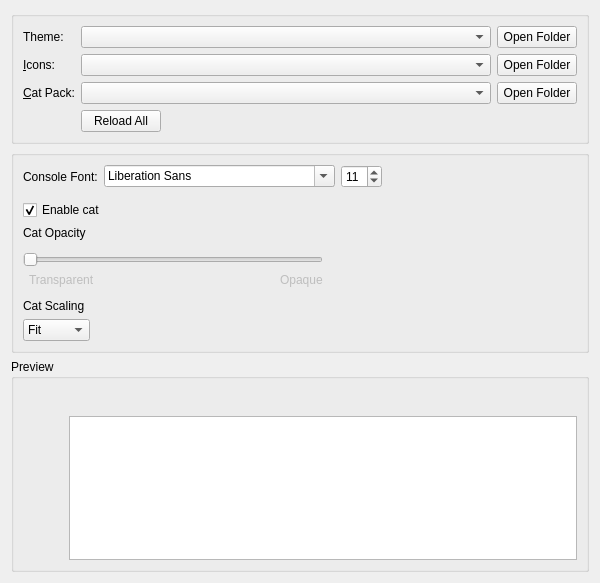
<?xml version="1.0" encoding="UTF-8"?>
<ui version="4.0">
 <class>AppearanceWidget</class>
 <widget class="QWidget" name="AppearanceWidget">
  <property name="geometry">
   <rect>
    <x>0</x>
    <y>0</y>
    <width>600</width>
    <height>583</height>
   </rect>
  </property>
  <property name="minimumSize">
   <size>
    <width>300</width>
    <height>0</height>
   </size>
  </property>
  <layout class="QVBoxLayout" name="verticalLayout" stretch="0,0,0">
   <item>
    <widget class="QGroupBox" name="themingBox">
     <property name="title">
      <string/>
     </property>
     <property name="flat">
      <bool>false</bool>
     </property>
     <layout class="QVBoxLayout" name="verticalLayout_2">
      <item>
       <layout class="QGridLayout" name="gridLayout">
        <item row="2" column="3">
         <widget class="QPushButton" name="catPackFolder">
          <property name="toolTip">
           <string>View cat packs folder.</string>
          </property>
          <property name="text">
           <string>Open Folder</string>
          </property>
         </widget>
        </item>
        <item row="0" column="3">
         <widget class="QPushButton" name="widgetStyleFolder">
          <property name="toolTip">
           <string>View widget themes folder.</string>
          </property>
          <property name="text">
           <string>Open Folder</string>
          </property>
         </widget>
        </item>
        <item row="1" column="3">
         <widget class="QPushButton" name="iconsFolder">
          <property name="toolTip">
           <string>View icon themes folder.</string>
          </property>
          <property name="text">
           <string>Open Folder</string>
          </property>
         </widget>
        </item>
        <item row="2" column="0">
         <widget class="QLabel" name="catPackLabel">
          <property name="text">
           <string>&amp;Cat Pack:</string>
          </property>
          <property name="buddy">
           <cstring>catPackComboBox</cstring>
          </property>
         </widget>
        </item>
        <item row="2" column="2">
         <widget class="QComboBox" name="catPackComboBox"/>
        </item>
        <item row="1" column="2">
         <widget class="QComboBox" name="iconsComboBox">
          <property name="sizePolicy">
           <sizepolicy hsizetype="Expanding" vsizetype="Fixed">
            <horstretch>0</horstretch>
            <verstretch>0</verstretch>
           </sizepolicy>
          </property>
          <property name="focusPolicy">
           <enum>Qt::FocusPolicy::StrongFocus</enum>
          </property>
         </widget>
        </item>
        <item row="0" column="2">
         <widget class="QComboBox" name="widgetStyleComboBox">
          <property name="sizePolicy">
           <sizepolicy hsizetype="Expanding" vsizetype="Fixed">
            <horstretch>0</horstretch>
            <verstretch>0</verstretch>
           </sizepolicy>
          </property>
          <property name="focusPolicy">
           <enum>Qt::FocusPolicy::StrongFocus</enum>
          </property>
         </widget>
        </item>
        <item row="3" column="2">
         <widget class="QPushButton" name="reloadThemesButton">
          <property name="sizePolicy">
           <sizepolicy hsizetype="Maximum" vsizetype="Fixed">
            <horstretch>0</horstretch>
            <verstretch>0</verstretch>
           </sizepolicy>
          </property>
          <property name="text">
           <string>Reload All</string>
          </property>
         </widget>
        </item>
        <item row="0" column="0">
         <widget class="QLabel" name="widgetStyleLabel">
          <property name="text">
           <string>Theme:</string>
          </property>
          <property name="buddy">
           <cstring>widgetStyleComboBox</cstring>
          </property>
         </widget>
        </item>
        <item row="1" column="0">
         <widget class="QLabel" name="iconsLabel">
          <property name="text">
           <string>&amp;Icons:</string>
          </property>
          <property name="buddy">
           <cstring>iconsComboBox</cstring>
          </property>
         </widget>
        </item>
       </layout>
      </item>
     </layout>
    </widget>
   </item>
   <item>
    <widget class="QGroupBox" name="settingsBox">
     <property name="title">
      <string/>
     </property>
     <layout class="QVBoxLayout" name="verticalLayout_5">
      <item>
       <layout class="QHBoxLayout" name="horizontalLayout_5">
        <item>
         <widget class="QLabel" name="label">
          <property name="text">
           <string>Console Font:</string>
          </property>
         </widget>
        </item>
        <item>
         <widget class="QFontComboBox" name="consoleFont"/>
        </item>
        <item>
         <widget class="QSpinBox" name="fontSizeBox">
          <property name="sizePolicy">
           <sizepolicy hsizetype="Maximum" vsizetype="Fixed">
            <horstretch>0</horstretch>
            <verstretch>0</verstretch>
           </sizepolicy>
          </property>
          <property name="minimum">
           <number>5</number>
          </property>
          <property name="maximum">
           <number>16</number>
          </property>
          <property name="value">
           <number>11</number>
          </property>
         </widget>
        </item>
        <item>
         <spacer name="horizontalSpacer_2">
          <property name="orientation">
           <enum>Qt::Orientation::Horizontal</enum>
          </property>
          <property name="sizeHint" stdset="0">
           <size>
            <width>0</width>
            <height>0</height>
           </size>
          </property>
         </spacer>
        </item>
       </layout>
      </item>
      <item>
       <spacer name="verticalSpacer_2">
        <property name="orientation">
         <enum>Qt::Orientation::Vertical</enum>
        </property>
        <property name="sizeType">
         <enum>QSizePolicy::Policy::Fixed</enum>
        </property>
        <property name="sizeHint" stdset="0">
         <size>
          <width>0</width>
          <height>6</height>
         </size>
        </property>
       </spacer>
      </item>
      <item>
       <widget class="QCheckBox" name="enableCatCheckBox">
        <property name="text">
         <string>Enable cat</string>
        </property>
        <property name="checked">
         <bool>true</bool>
        </property>
       </widget>
      </item>
      <item>
       <widget class="QLabel" name="catOpacityLabel">
        <property name="text">
         <string>Cat Opacity</string>
        </property>
       </widget>
      </item>
      <item>
       <widget class="QWidget" name="widget_2" native="true">
        <property name="maximumSize">
         <size>
          <width>300</width>
          <height>16777215</height>
         </size>
        </property>
        <layout class="QHBoxLayout" name="horizontalLayout_2">
         <property name="leftMargin">
          <number>0</number>
         </property>
         <property name="topMargin">
          <number>0</number>
         </property>
         <property name="rightMargin">
          <number>0</number>
         </property>
         <property name="bottomMargin">
          <number>0</number>
         </property>
        </layout>
       </widget>
      </item>
      <item>
       <widget class="QWidget" name="catOpacityWidget" native="true">
        <property name="maximumSize">
         <size>
          <width>300</width>
          <height>16777215</height>
         </size>
        </property>
        <layout class="QGridLayout" name="gridLayout_4">
         <property name="leftMargin">
          <number>0</number>
         </property>
         <property name="topMargin">
          <number>0</number>
         </property>
         <property name="rightMargin">
          <number>0</number>
         </property>
         <property name="bottomMargin">
          <number>0</number>
         </property>
         <item row="3" column="3">
          <widget class="QLabel" name="label_5">
           <property name="enabled">
            <bool>false</bool>
           </property>
           <property name="text">
            <string>Opaque</string>
           </property>
          </widget>
         </item>
         <item row="3" column="2">
          <spacer name="horizontalSpacer_4">
           <property name="orientation">
            <enum>Qt::Orientation::Horizontal</enum>
           </property>
           <property name="sizeHint" stdset="0">
            <size>
             <width>0</width>
             <height>0</height>
            </size>
           </property>
          </spacer>
         </item>
         <item row="3" column="1">
          <widget class="QLabel" name="label_4">
           <property name="enabled">
            <bool>false</bool>
           </property>
           <property name="text">
            <string>Transparent</string>
           </property>
          </widget>
         </item>
         <item row="2" column="0" colspan="4">
          <widget class="QSlider" name="catOpacitySlider">
           <property name="minimumSize">
            <size>
             <width>0</width>
             <height>0</height>
            </size>
           </property>
           <property name="maximum">
            <number>100</number>
           </property>
           <property name="orientation">
            <enum>Qt::Orientation::Horizontal</enum>
           </property>
          </widget>
         </item>
        </layout>
       </widget>
      </item>
      <item>
       <spacer name="verticalSpacer">
        <property name="orientation">
         <enum>Qt::Orientation::Vertical</enum>
        </property>
        <property name="sizeType">
         <enum>QSizePolicy::Policy::Fixed</enum>
        </property>
        <property name="sizeHint" stdset="0">
         <size>
          <width>0</width>
          <height>6</height>
         </size>
        </property>
       </spacer>
      </item>
      <item>
       <widget class="QLabel" name="catFitLabel">
        <property name="sizePolicy">
         <sizepolicy hsizetype="Maximum" vsizetype="Fixed">
          <horstretch>0</horstretch>
          <verstretch>0</verstretch>
         </sizepolicy>
        </property>
        <property name="text">
         <string>Cat Scaling</string>
        </property>
       </widget>
      </item>
      <item>
       <widget class="QComboBox" name="catFitComboBox">
        <property name="sizePolicy">
         <sizepolicy hsizetype="Maximum" vsizetype="Fixed">
          <horstretch>0</horstretch>
          <verstretch>0</verstretch>
         </sizepolicy>
        </property>
        <property name="sizeHint" stdset="0">
         <size>
          <width>81</width>
          <height>32</height>
         </size>
        </property>
        <property name="currentIndex">
         <number>0</number>
        </property>
        <item>
         <property name="text">
          <string>Fit</string>
         </property>
        </item>
        <item>
         <property name="text">
          <string>Fill</string>
         </property>
        </item>
        <item>
         <property name="text">
          <string>Stretch</string>
         </property>
        </item>
       </widget>
      </item>
     </layout>
    </widget>
   </item>
   <item>
    <widget class="QGroupBox" name="previewBox">
     <property name="title">
      <string>Preview</string>
     </property>
     <layout class="QVBoxLayout" name="verticalLayout_3">
      <item>
       <layout class="QHBoxLayout" name="horizontalLayout_3">
        <item>
         <widget class="QPushButton" name="catPreview">
          <property name="sizePolicy">
           <sizepolicy hsizetype="Fixed" vsizetype="Minimum">
            <horstretch>0</horstretch>
            <verstretch>0</verstretch>
           </sizepolicy>
          </property>
          <property name="focusPolicy">
           <enum>Qt::FocusPolicy::NoFocus</enum>
          </property>
          <property name="text">
           <string/>
          </property>
          <property name="iconSize">
           <size>
            <width>64</width>
            <height>128</height>
           </size>
          </property>
          <property name="flat">
           <bool>true</bool>
          </property>
         </widget>
        </item>
        <item>
         <layout class="QVBoxLayout" name="verticalLayout_4">
          <item>
           <layout class="QHBoxLayout" name="horizontalLayout">
            <item>
             <widget class="QPushButton" name="icon1">
              <property name="focusPolicy">
               <enum>Qt::FocusPolicy::NoFocus</enum>
              </property>
              <property name="text">
               <string/>
              </property>
              <property name="icon">
               <iconset theme="new"/>
              </property>
              <property name="flat">
               <bool>true</bool>
              </property>
             </widget>
            </item>
            <item>
             <widget class="QPushButton" name="icon2">
              <property name="focusPolicy">
               <enum>Qt::FocusPolicy::NoFocus</enum>
              </property>
              <property name="text">
               <string/>
              </property>
              <property name="icon">
               <iconset theme="centralmods"/>
              </property>
              <property name="flat">
               <bool>true</bool>
              </property>
             </widget>
            </item>
            <item>
             <widget class="QPushButton" name="icon3">
              <property name="focusPolicy">
               <enum>Qt::FocusPolicy::NoFocus</enum>
              </property>
              <property name="text">
               <string/>
              </property>
              <property name="icon">
               <iconset theme="viewfolder"/>
              </property>
              <property name="flat">
               <bool>true</bool>
              </property>
             </widget>
            </item>
            <item>
             <widget class="QPushButton" name="icon4">
              <property name="focusPolicy">
               <enum>Qt::FocusPolicy::NoFocus</enum>
              </property>
              <property name="text">
               <string/>
              </property>
              <property name="icon">
               <iconset theme="launch"/>
              </property>
              <property name="flat">
               <bool>true</bool>
              </property>
             </widget>
            </item>
            <item>
             <widget class="QPushButton" name="icon5">
              <property name="focusPolicy">
               <enum>Qt::FocusPolicy::NoFocus</enum>
              </property>
              <property name="text">
               <string/>
              </property>
              <property name="icon">
               <iconset theme="copy"/>
              </property>
              <property name="flat">
               <bool>true</bool>
              </property>
             </widget>
            </item>
            <item>
             <widget class="QPushButton" name="icon6">
              <property name="focusPolicy">
               <enum>Qt::FocusPolicy::NoFocus</enum>
              </property>
              <property name="text">
               <string/>
              </property>
              <property name="icon">
               <iconset theme="export"/>
              </property>
              <property name="flat">
               <bool>true</bool>
              </property>
             </widget>
            </item>
            <item>
             <widget class="QPushButton" name="icon7">
              <property name="focusPolicy">
               <enum>Qt::FocusPolicy::NoFocus</enum>
              </property>
              <property name="text">
               <string/>
              </property>
              <property name="icon">
               <iconset theme="delete"/>
              </property>
              <property name="flat">
               <bool>true</bool>
              </property>
             </widget>
            </item>
            <item>
             <widget class="QPushButton" name="icon8">
              <property name="focusPolicy">
               <enum>Qt::FocusPolicy::NoFocus</enum>
              </property>
              <property name="text">
               <string/>
              </property>
              <property name="icon">
               <iconset theme="about"/>
              </property>
              <property name="flat">
               <bool>true</bool>
              </property>
             </widget>
            </item>
            <item>
             <widget class="QPushButton" name="icon9">
              <property name="focusPolicy">
               <enum>Qt::FocusPolicy::NoFocus</enum>
              </property>
              <property name="text">
               <string/>
              </property>
              <property name="icon">
               <iconset theme="settings"/>
              </property>
              <property name="flat">
               <bool>true</bool>
              </property>
             </widget>
            </item>
            <item>
             <widget class="QPushButton" name="icon10">
              <property name="focusPolicy">
               <enum>Qt::FocusPolicy::NoFocus</enum>
              </property>
              <property name="text">
               <string/>
              </property>
              <property name="icon">
               <iconset theme="cat"/>
              </property>
              <property name="flat">
               <bool>true</bool>
              </property>
             </widget>
            </item>
            <item>
             <spacer name="horizontalSpacer">
              <property name="orientation">
               <enum>Qt::Orientation::Horizontal</enum>
              </property>
              <property name="sizeHint" stdset="0">
               <size>
                <width>0</width>
                <height>0</height>
               </size>
              </property>
             </spacer>
            </item>
           </layout>
          </item>
          <item>
           <widget class="QTextEdit" name="consolePreview">
            <property name="sizePolicy">
             <sizepolicy hsizetype="Expanding" vsizetype="Expanding">
              <horstretch>0</horstretch>
              <verstretch>0</verstretch>
             </sizepolicy>
            </property>
            <property name="horizontalScrollBarPolicy">
             <enum>Qt::ScrollBarPolicy::ScrollBarAsNeeded</enum>
            </property>
            <property name="undoRedoEnabled">
             <bool>false</bool>
            </property>
            <property name="textInteractionFlags">
             <set>Qt::TextInteractionFlag::TextSelectableByKeyboard|Qt::TextInteractionFlag::TextSelectableByMouse</set>
            </property>
           </widget>
          </item>
         </layout>
        </item>
       </layout>
      </item>
     </layout>
    </widget>
   </item>
  </layout>
 </widget>
 <tabstops>
  <tabstop>widgetStyleComboBox</tabstop>
  <tabstop>widgetStyleFolder</tabstop>
  <tabstop>iconsComboBox</tabstop>
  <tabstop>iconsFolder</tabstop>
  <tabstop>catPackComboBox</tabstop>
  <tabstop>catPackFolder</tabstop>
  <tabstop>reloadThemesButton</tabstop>
  <tabstop>consoleFont</tabstop>
  <tabstop>fontSizeBox</tabstop>
  <tabstop>enableCatCheckBox</tabstop>
  <tabstop>catOpacitySlider</tabstop>
  <tabstop>catFitComboBox</tabstop>
  <tabstop>consolePreview</tabstop>
 </tabstops>
 <resources/>
 <connections/>
</ui>
